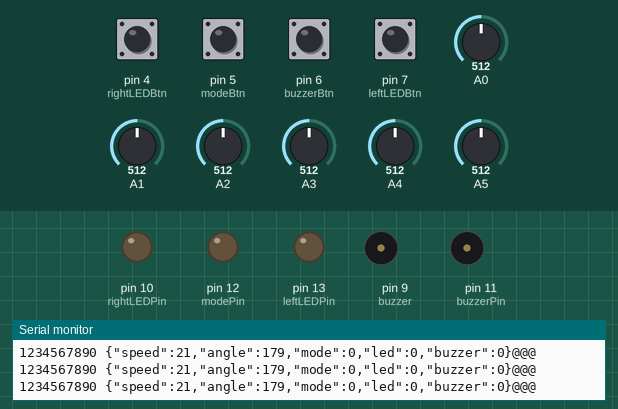
This sketch was run on a simulated Arduino Uno, built with avr-gcc and run on an emulated ATmega328P. On the bench: output pins drawn as LEDs (lit = HIGH), buzzer (waves = sounding, pin HIGH), the last lines printed to the serial monitor. The inputs (shaded band) are chosen by the test bench; at power-on: pin 4 (rightLEDBtn), pin 5 (modeBtn), pin 6 (buzzerBtn), pin 7 (leftLEDBtn) LOW, A2 = 512, A0 = 512, A1 = 512, A3 = 512, A4 = 512, A5 = 512.

Above: at 1.2 s.
1.3 s: A2 set to 110
2.8 s: A2 set to 90
At 3.01 s:
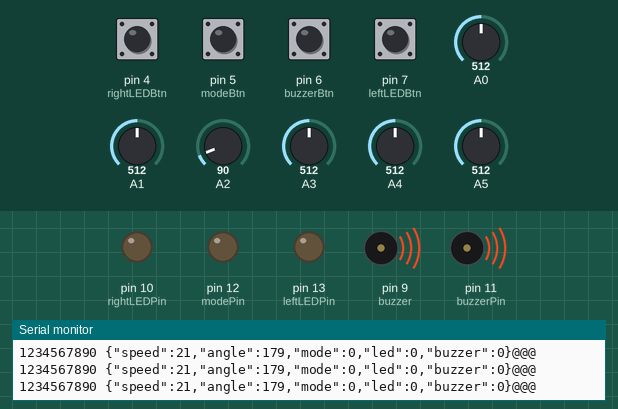
5.8 s: pin 4 (rightLEDBtn) pulled HIGH for 0.2 s
At 6.5 s:
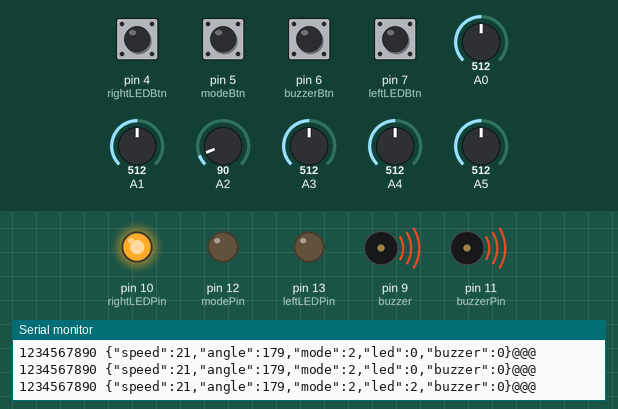
8.8 s: pin 7 (leftLEDBtn) pulled HIGH for 1 s
At 10.05 s:
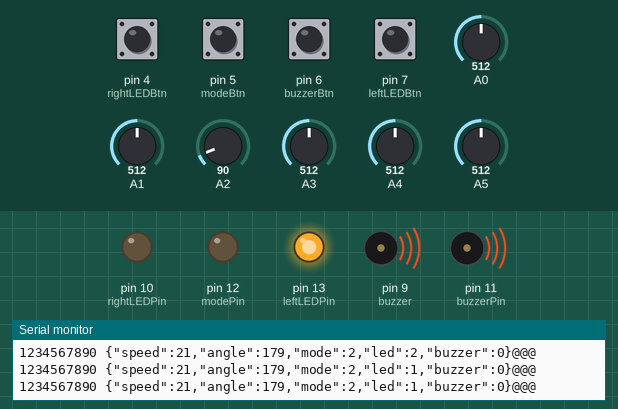
11.8 s: pin 5 (modeBtn) pulled HIGH for 0.2 s
At 11.96 s:
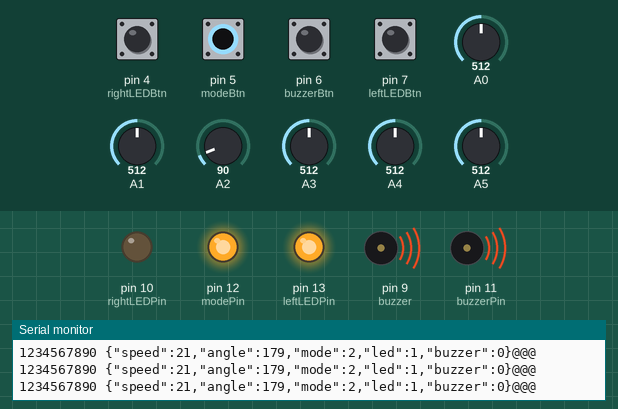
14.8 s: pin 4 (rightLEDBtn) pulled HIGH for 1 s
At 15.43 s:
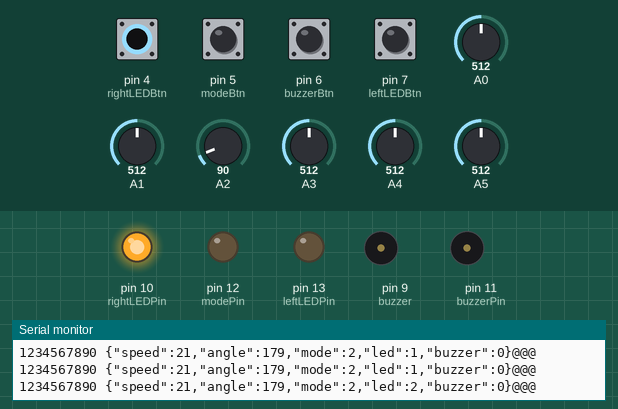
Timing chart, 0 to 18.8 s (numbered marks = the images above; inputs shaded):
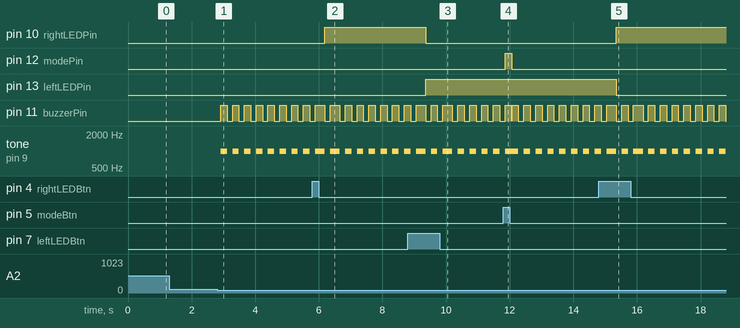

Measured:
- the behaviour switches between 100 and 99 on A2 (found by bisection; images 0 and 1)
- after the input at 2.8 s, pin 11 (buzzerPin): alternates HIGH for 0.20 s and LOW for 0.17 s, starting after 0.11 s; tone on pin 9 (buzzer): alternates 1000 Hz for 0.20 s and silent for 0.17 s, starting after 0.11 s
- after the input at 5.8 s, pin 10 (rightLEDPin): LOW → HIGH after 0.39 s
- after the input at 8.8 s, pin 10 (rightLEDPin): HIGH → LOW after 0.56 s; pin 13 (leftLEDPin): LOW → HIGH after 0.56 s
- after the input at 11.8 s, pin 12 (modePin): LOW → HIGH after 0.06 s, → LOW 0.20 s later
- after the input at 14.8 s, pin 10 (rightLEDPin): LOW → HIGH after 0.55 s; pin 13 (leftLEDPin): HIGH → LOW after 0.55 s

The sketch:

arduinoSteeringControl.ino
```cpp
#include <SoftwareSerial.h>
const byte RX = 3;          // Chân 3 được dùng làm chân RX
const byte TX = 2;          // Chân 2 được dùng làm chân TX
SoftwareSerial mySerial = SoftwareSerial(RX, TX);
int r3,l3, phanhtay,pedantrai,pedanphai,volang;
int mode_status = 0;
boolean handbreak_status = false;
int m_pedantrai,m_pedanphai,m_volang;
int led =0;
const int buzzer = 9;

const int  rightLEDBtn = 4;
const int  modeBtn = 5;
const int  buzzerBtn = 6;
const int  leftLEDBtn = 7;

const int rightLEDPin = 10;
const int buzzerPin = 11;
const int modePin = 12;
const int leftLEDPin = 13;

int buzzerState = 0;
int leftBtnPushCounter = 1;
int rightBtnPushCounter = 1;
int leftBtnState = 0;
int rightBtnState = 0;
int lastLeftBtnState = 0;
int lastRightBtnState = 0;

int buzzerBtnPushCounter = 1;
int modeBtnPushCounter = 1;
int buzzerBtnState = 0;
int modeBtnState = 0;
int lastbuzzerBtnState = 0;
int lastmodeBtnState = 0;

void setup() {
  Serial.begin(115200);
  mySerial.begin(9600);
  pinMode(buzzer, OUTPUT);
  pinMode(leftLEDBtn, INPUT);
  pinMode(rightLEDBtn, INPUT);
  pinMode(leftLEDPin, OUTPUT);
  pinMode(rightLEDPin, OUTPUT);
  pinMode(A5,INPUT);
  pinMode(buzzerBtn, INPUT);
  pinMode(modeBtn, INPUT);
  pinMode(buzzerPin, OUTPUT);
  pinMode(modePin, OUTPUT);
  digitalWrite(modePin, LOW);
  digitalWrite(buzzerPin, LOW);
  digitalWrite(rightLEDPin, LOW);
  digitalWrite(leftLEDPin, LOW);

}
void loop() {
    volang = analogRead(A5);
    pedanphai =analogRead(A0);
    pedantrai= analogRead(A1);
    phanhtay = analogRead(A3);
    l3 =analogRead(A4);
    r3  = analogRead(A2);

    leftBtnState = digitalRead(leftLEDBtn);
    rightBtnState = digitalRead(rightLEDBtn);
    buzzerBtnState = digitalRead(buzzerBtn);
    modeBtnState = digitalRead(modeBtn);
    modeAndBuzzerAnalyze();
    modeAndHandBreak(r3,l3,phanhtay);
    m_pedantrai = map(pedantrai,515,1015,90,0);
    m_pedanphai = map(pedanphai,565,1015,100,0);
    speedAnalyze();
    volangAnalyze(volang);
    ledAnalyze();
    String data = "1234567890 {\"speed\":"+String(m_pedanphai)+",\"angle\":"+String(m_volang)+",\"mode\":"+String(mode_status)+",\"led\":"+String(led)+",\"buzzer\":"+String(buzzerState)+"}@@@";
    Serial.println(data);
    mySerial.print(data);
    buzzerState = 0;
    delay(100);
}

void modeAndHandBreak(int i_r3 , int i_l3, int i_phanhtay ){
	if( i_r3 < 100 && i_l3 > 100){
       mode_status =2;
       buzz(200);
    }
    if( i_l3 < 100 && i_r3 >100){
       mode_status =1;
       buzz(200);
    }
    if( (i_l3 >100 || i_r3 >100 )&& i_phanhtay <3){
      handbreak_status =true;
    }else{
      handbreak_status =false;
    }
}

void volangAnalyze( int i_volang){
      m_volang = map(volang,1023,0,90,270);
}

void speedAnalyze(){
	if(m_pedantrai>0 ){
      m_pedanphai = m_pedanphai - m_pedantrai;
    }
  if(handbreak_status == true){
      m_pedanphai = 0;
    }
  if(m_pedanphai <0 ){
    m_pedanphai = 0;
  }
}
void ledAnalyze(){
  int fnState = 0;
   if (leftBtnState != lastLeftBtnState) {
    if (leftBtnState == HIGH) {
      leftBtnPushCounter++;
      rightBtnPushCounter=1;
    }
    buzz(100);
  }
  if (rightBtnState != lastRightBtnState) {
    if (rightBtnState == HIGH) {
      rightBtnPushCounter++;
      leftBtnPushCounter=1;
    }
    buzz(100);
  }
  lastRightBtnState = rightBtnState;
  lastLeftBtnState = leftBtnState;

  if (leftBtnPushCounter % 2 == 0) {
    fnState =1;
    digitalWrite(leftLEDPin, HIGH);
  } else {
    digitalWrite(leftLEDPin, LOW);
    led =0;
  }

  if (rightBtnPushCounter % 2 == 0) {
    digitalWrite(rightLEDPin, HIGH);
    fnState =2;
  } else {
    digitalWrite(rightLEDPin, LOW);
    led =0;
  }
  if(fnState != 0){
    led = fnState;
  }
}
void modeAndBuzzerAnalyze(){
   if (buzzerBtnState != lastbuzzerBtnState) {
    if (buzzerBtnState == HIGH) {
       buzzerBtnPushCounter++;
       buzz(500);
       buzzerState =1;
    }
    delay(10);
  }
  if (modeBtnState != lastmodeBtnState) {
    if (modeBtnState == HIGH) {
      modeBtnPushCounter++;
      mode_status=0;
      digitalWrite(modePin, HIGH);
      buzz(200);
      digitalWrite(modePin, LOW);
    }
    delay(10);
  }
  lastmodeBtnState = modeBtnState;
  lastbuzzerBtnState = buzzerBtnState;
}
void buzz(int timer){
      digitalWrite(buzzerPin, HIGH);
      tone(buzzer, 1000);
      delay(timer);
      noTone(buzzer);
      digitalWrite(buzzerPin, LOW);
}
```
